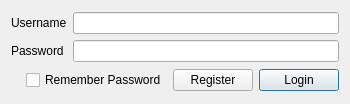
<?xml version="1.0" encoding="UTF-8"?>
<ui version="4.0">
 <class>LoginDialog</class>
 <widget class="QDialog" name="LoginDialog">
  <property name="geometry">
   <rect>
    <x>0</x>
    <y>0</y>
    <width>350</width>
    <height>104</height>
   </rect>
  </property>
  <property name="windowTitle">
   <string>QSL Manager - Login</string>
  </property>
  <layout class="QGridLayout" name="gridLayout_2">
   <item row="0" column="0">
    <layout class="QGridLayout" name="gridLayout">
     <item row="0" column="1">
      <widget class="QLineEdit" name="userLineEdit"/>
     </item>
     <item row="0" column="0">
      <widget class="QLabel" name="label">
       <property name="text">
        <string>Username</string>
       </property>
      </widget>
     </item>
     <item row="1" column="1">
      <widget class="QLineEdit" name="passLineEdit">
       <property name="text">
        <string/>
       </property>
       <property name="echoMode">
        <enum>QLineEdit::EchoMode::Password</enum>
       </property>
      </widget>
     </item>
     <item row="1" column="0">
      <widget class="QLabel" name="label_2">
       <property name="text">
        <string>Password</string>
       </property>
      </widget>
     </item>
    </layout>
   </item>
   <item row="1" column="0">
    <layout class="QHBoxLayout" name="horizontalLayout">
     <item>
      <spacer name="horizontalSpacer">
       <property name="orientation">
        <enum>Qt::Orientation::Horizontal</enum>
       </property>
       <property name="sizeHint" stdset="0">
        <size>
         <width>40</width>
         <height>20</height>
        </size>
       </property>
      </spacer>
     </item>
     <item>
      <widget class="QCheckBox" name="checkBox">
       <property name="text">
        <string>Remember Password</string>
       </property>
      </widget>
     </item>
     <item>
      <widget class="QPushButton" name="regPushButton">
       <property name="text">
        <string>Register</string>
       </property>
       <property name="autoDefault">
        <bool>false</bool>
       </property>
      </widget>
     </item>
     <item>
      <widget class="QPushButton" name="loginPushButton">
       <property name="text">
        <string>Login</string>
       </property>
       <property name="default">
        <bool>true</bool>
       </property>
      </widget>
     </item>
    </layout>
   </item>
  </layout>
 </widget>
 <resources/>
 <connections/>
</ui>
